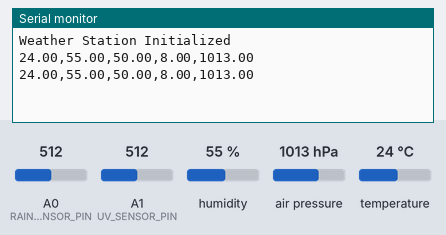
The sketch below on a simulated Arduino Uno, built with avr-gcc and run on an emulated ATmega328P. On the bench: the last lines printed to the serial monitor. The inputs (shaded band) are chosen by the test bench; at power-on: humidity 55 %, air pressure 1013 hPa, A0 (RAIN_SENSOR_PIN) = 512, A1 (UV_SENSOR_PIN) = 512, temperature 24 °C.

Above: at 2.8 s.
2.9 s: humidity set to 22 %
At 4.5 s:
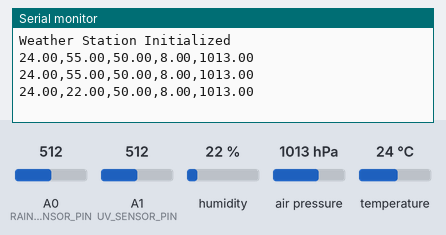
5.6 s: air pressure set to 952 hPa
At 7.5 s:
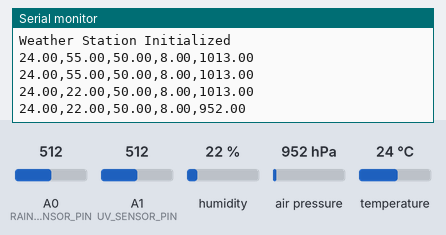
8.3 s: A0 (RAIN_SENSOR_PIN) set to 716
At 10.8 s:
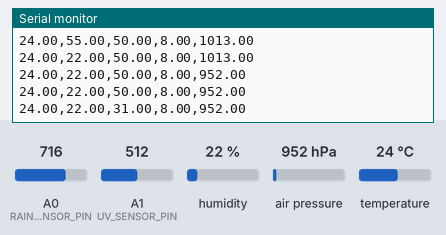
11.0 s: A1 (UV_SENSOR_PIN) set to 716
At 13.0 s:
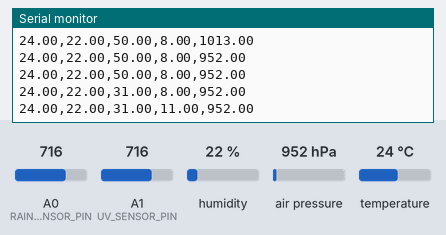
13.7 s: temperature set to 12 °C
At 14.9 s:
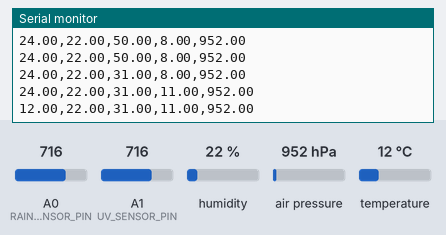
16.4 s: air pressure set to 975 hPa
At 18.6 s:
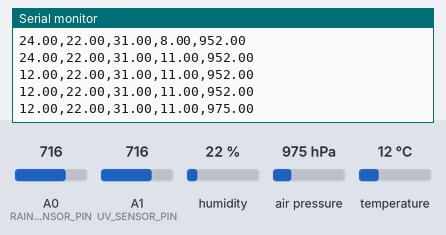
Timing chart, 0 to 20.1 s (numbered marks = the images above; inputs shaded):
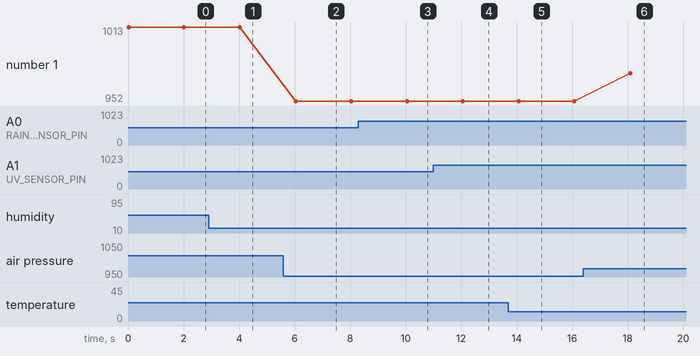

Measured:
- after the input at 2.9 s, the serial monitor: prints a new line after 1.1 s (image 1)
- after the input at 5.6 s, the serial monitor: prints a new line after 0.43 s (image 2)
- after the input at 8.3 s, the serial monitor: prints a new line after 1.8 s (image 3)
- after the input at 11.0 s, the serial monitor: prints a new line after 1.1 s (image 4)
- after the input at 13.7 s, the serial monitor: prints a new line after 0.37 s (image 5)
- after the input at 16.4 s, the serial monitor: prints a new line after 1.7 s (image 6)
- plotted number 1: 1013 → 952 after the input at 5.6 s, 952 → 975 after the input at 16.4 s

The sketch:

arduino_weather_station.ino
```cpp
#include <Wire.h>
#include <Adafruit_Sensor.h>
#include <DHT.h>
#include <Adafruit_BMP280.h>
#include <BH1750.h>  // For UV sensor (BH1750 is light sensor, for UV you might need ML8511)

// Pin definitions
#define DHTPIN 2          // DHT22 data pin
#define DHTTYPE DHT22     // DHT22 sensor type
#define RAIN_SENSOR_PIN A0 // Rain sensor analog pin
#define UV_SENSOR_PIN A1   // UV sensor analog pin

// Initialize sensors
DHT dht(DHTPIN, DHTTYPE);
Adafruit_BMP280 bmp; // I2C
BH1750 lightMeter;   // I2C for light, but we'll use it as proxy for UV

void setup() {
  Serial.begin(9600);
  dht.begin();

  if (!bmp.begin(0x76)) {  // BMP280 I2C address
    Serial.println("Could not find BMP280 sensor!");
    while (1);
  }

  if (!lightMeter.begin()) {
    Serial.println("Could not find BH1750 sensor!");
  }

  // Configure BMP280
  bmp.setSampling(Adafruit_BMP280::MODE_NORMAL,
                  Adafruit_BMP280::SAMPLING_X2,
                  Adafruit_BMP280::SAMPLING_X16,
                  Adafruit_BMP280::FILTER_X16,
                  Adafruit_BMP280::STANDBY_MS_500);

  Serial.println("Weather Station Initialized");
}

void loop() {
  // Read temperature and humidity
  float temperature = dht.readTemperature();
  float humidity = dht.readHumidity();

  // Read pressure
  float pressure = bmp.readPressure() / 100.0F; // Convert to hPa

  // Read rain sensor (analog value 0-1023, convert to percentage)
  int rainAnalog = analogRead(RAIN_SENSOR_PIN);
  float precipitation = map(rainAnalog, 0, 1023, 100, 0); // Invert: dry=0%, wet=100%

  // Read UV sensor (analog value, convert to UV index)
  int uvAnalog = analogRead(UV_SENSOR_PIN);
  float uv_index = map(uvAnalog, 0, 1023, 0, 16); // UV index 0-16

  // Check if readings are valid
  if (isnan(temperature) || isnan(humidity) || isnan(pressure)) {
    Serial.println("Error reading sensors!");
    delay(2000);
    return;
  }

  // Send data in CSV format: temperature,humidity,precipitation,uv_index,pressure
  Serial.print(temperature, 2);
  Serial.print(",");
  Serial.print(humidity, 2);
  Serial.print(",");
  Serial.print(precipitation, 2);
  Serial.print(",");
  Serial.print(uv_index, 2);
  Serial.print(",");
  Serial.println(pressure, 2);

  // Wait 2 seconds before next reading
  delay(2000);
}
```
